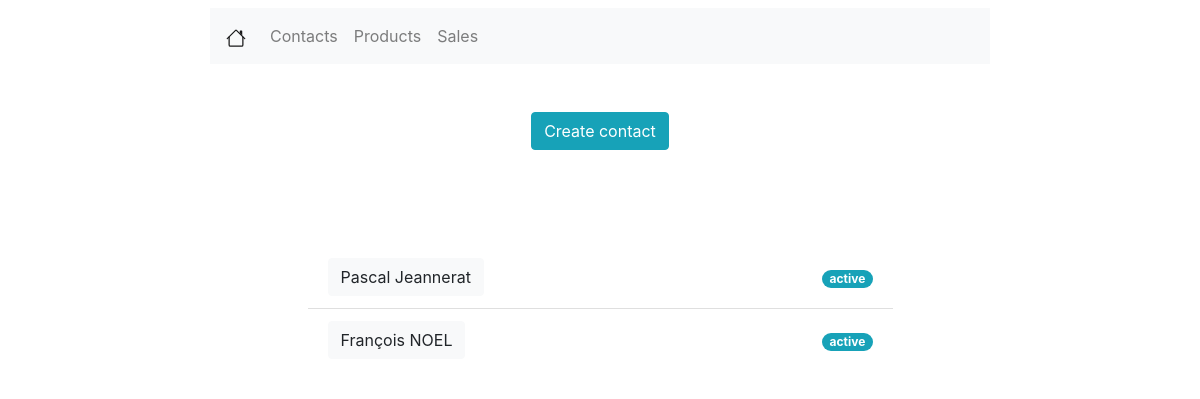
Before: /contacts/ with the older database file.
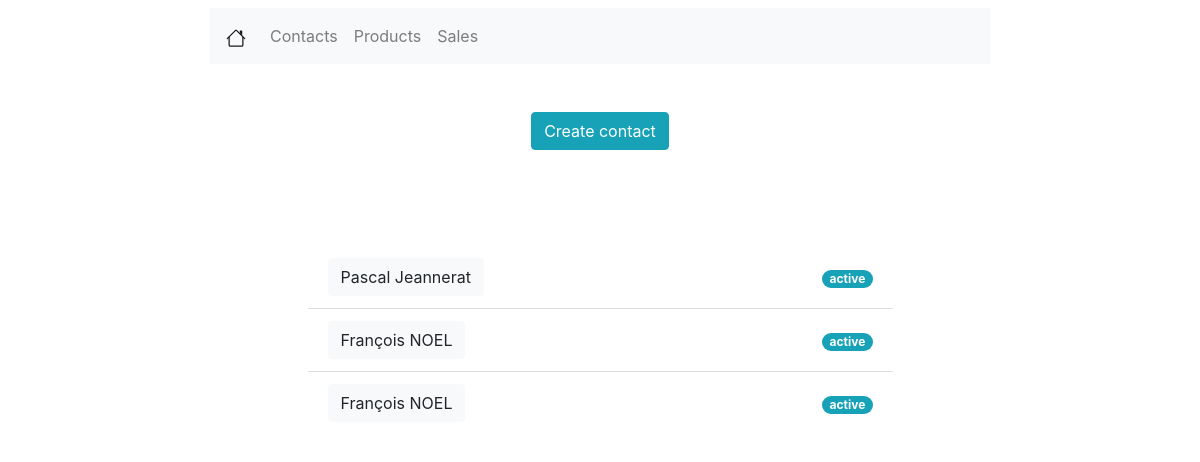
After: the same page with the newer database file.
### contacts/models.py (models this page shows, shortened)
class Contact(models.Model):
    COUNTRY_CHOICES = (
        ('US', 'United States'),
        ('FR', 'France'),
        ('CH', 'Suisse'),
        ('RU', 'Russia'),
        ('IT', 'Italy'),
    )
    TITLE_CHOICES = (
        ('M.', 'Monsieur'),
        ('Mme', 'Madame'),
        ('Melle', 'Mademoiselle'),
        ('NA', 'Sans avis'),
    )
    LANG_CHOICES = (
        ('EN', 'Anglais'),
        ('FR', 'Francais'),
        ('CH', 'Suisse'),
        ('RU', 'Russe'),
        ('IT', 'Italien'),
    )
    is_active = models.BooleanField(verbose_name="active", default=True)
    title = models.CharField(verbose_name="titre", max_length=50, null=False, choices=TITLE_CHOICES, default='Mme')
    lang = models.CharField(verbose_name="Langue", max_length=80, null=False, choices=LANG_CHOICES, default='US')
    name = models.CharField(verbose_name='Prénom', max_length=200, null=True)
    lastname = models.CharField(verbose_name='Nom de famille', max_length=200, null=True)
    age = models.IntegerField(verbose_name='Age', null=True)
    street = models.CharField(verbose_name="Adresse", max_length=100, null=True)
    region_zip = models.IntegerField(verbose_name="Code postale", null=True)
    city = models.CharField(verbose_name="Ville", max_length=200, null=True)
    country = models.CharField(verbose_name="Pays", max_length=100, null=False, choices=COUNTRY_CHOICES, default='CH')
    phone = PhoneNumberField(null=True)
    mobile = PhoneNumberField(null=True)
    email = models.EmailField(verbose_name="E-mail", max_length=254, null=True)
    state = models.CharField(verbose_name="Etat", max_length=20, null=True)

### contacts/views.py (the view)
# urls.py: path('', views.IndexView.as_view(), name='contacts'),
class IndexView(generic.ListView):
    template_name = 'contacts/contacts_listview.html'
    context_object_name = 'contacts_list'
    queryset = Contact.objects.all()

### contacts/templates/contacts/contacts_listview.html (shortened to what this page needs)
{% extends 'viewlist/viewlist.html' %}
{% block viewlist %}
    <div class="row mx-auto mt-5 justify-content-center">
        <form class="form-inline">
            <a class="btn btn-info" href="{% url 'create_contact' %}" role="button">Create contact</a>
        </form>
    </div>
    <div class="row mx-auto mt-5 justify-content-center">
        {% if contacts_list %}
            <ul class="list-group list-group-flush w-50">
                {% for contact in contacts_list %}
                    <li class="list-group-item d-flex justify-content-between align-items-center">
                        <a class="btn btn-light" href="{% url 'contact_detail' contact.id %}"
                           role="button">{{ contact.name }} {{ contact.lastname }}</a>
                        <a href="{% url 'toggle_active' contact.id %}">
                            {% if contact.is_active %}
                                <span class="badge badge-info badge-pill">active</span>
                            {% else %}
                                <span class="badge badge-danger badge-pill">archived</span>
                            {% endif %}
                        </a>
                    </li>
                {% endfor %}
            </ul>
        {% else %}
            <p>No contacts are available</p>
        {% endif %}
    </div>
{% endblock %}

Changed rows visible on the page:
added Contact: name "François", lastname "NOEL", is_active "active"
